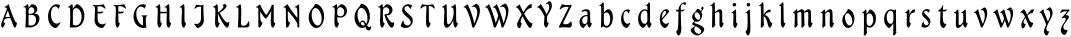
#> input picture design/font-sources/eq-display/eqfont_letters.png, 3212 x 111 px (shown at 1/3 size)
$ python build-eq-font.py --proof-dir ../design/font-sources/eq-display
#> lines starting #> are read from the running program, lines starting #| are printed output that depends on the picture; after the words box and inside, x2 and y2 are one past the last pixel; in counts of white or black regions, pixels touching at a corner belong together
"""Reconstruct the supplied lettering. Requires Pillow, numpy, vtracer, fonttools, brotli.

Usage: python scripts/build-eq-font.py --proof-dir <outside-checkout>
Source PNGs retain their original bytes. The separated letter strip supplies
all 52 letters; punctuation islands are explicitly assigned to their glyphs.
"""
from pathlib import Path
import argparse
import hashlib
import io
import itertools
import json
import xml.etree.ElementTree as ET

import numpy as np
from PIL import Image, ImageDraw, ImageFont
import vtracer
from fontTools.fontBuilder import FontBuilder
from fontTools.pens.cu2quPen import Cu2QuPen
from fontTools.pens.recordingPen import RecordingPen
from fontTools.pens.transformPen import TransformPen
from fontTools.pens.ttGlyphPen import TTGlyphPen
from fontTools.svgLib.path import parse_path
from fontTools.ttLib import TTFont
from fontTools.feaLib.builder import addOpenTypeFeaturesFromString

ROOT = Path(__file__).resolve().parents[1]
FAMILY = 'EQL Quest Display'
STEM = 'EqlQuestDisplay-Regular'
SOURCES = [
    ('eqfont_letters.png', 'ABCDEFGHIJKLMNOPQRSTUVWXYZabcdefghijklmnopqrstuvwxyz', 82),
    ('eqfont(2).png', '1234567890', 70),
    ('eqfont(3).png', '!@$%^&*()', 79),
    ('eqfont(4).png', '-=+_~', 80),
    ('eqfont(5).png', "[]{};':,.<>/?", 80),
]


# [21 lines left out: function components, not called in this run]


def letter_masks(alpha):
    """A blank column separates every letter, including the complete i/j dots."""
    masks = []
    for ink, columns in itertools.groupby(range(alpha.shape[1]), key=lambda x: bool((alpha[:,x]>128).any())):
        if ink:
            columns = list(columns)
            mask = np.zeros(alpha.shape, dtype=bool)
            mask[:,columns[0]:columns[-1]+1] = alpha[:,columns[0]:columns[-1]+1]>128
            masks.append(mask)
    assert len(masks) == 52
    return masks


# [11 lines left out: function group_masks, not called in this run]


def trace(alpha, mask, baseline):
    ys, xs = np.where(mask)
    x0, y0, x1, y1 = int(xs.min()), int(ys.min()), int(xs.max()+1), int(ys.max()+1)
    # Restore the antialiased edge around each assigned island.
    padded = np.pad(mask, 1)
    expanded = np.zeros_like(mask)
    for dy in range(3):
        for dx in range(3):
            expanded |= padded[dy:dy+mask.shape[0], dx:dx+mask.shape[1]]
    crop = np.where(expanded, alpha, 0)[max(0,y0-1):y1+1, max(0,x0-1):x1+1]
    cx, cy = max(0,x0-1), max(0,y0-1)
    ink = Image.fromarray(crop).resize((crop.shape[1]*4, crop.shape[0]*4), Image.Resampling.LANCZOS)
    raster = Image.fromarray(np.where(np.array(ink) > 127, 0, 255).astype('uint8'))
    raster = Image.fromarray(np.pad(np.array(raster), 8, constant_values=255))
    buffer = io.BytesIO()
    raster.save(buffer, format='PNG')
    svg = vtracer.convert_raw_image_to_svg(buffer.getvalue(), img_format='png', colormode='binary', mode='spline', filter_speckle=0, corner_threshold=60, length_threshold=4, splice_threshold=45, path_precision=3)
    pen = RecordingPen()
    # Source pixels map to 10 units; y points upwards in a font.
    transformed = TransformPen(pen, (2.5, 0, 0, -2.5, 35+(cx-x0)*10-20, (baseline-cy)*10+20))
    for path in ET.fromstring(svg).iter('{http://www.w3.org/2000/svg}path'):
        tx, ty = map(float, path.attrib['transform'].removeprefix('translate(').removesuffix(')').split(','))
        parse_path(path.attrib['d'], TransformPen(transformed, (1, 0, 0, 1, tx, ty)))
    return pen, (x1-x0)*10+70, [x0,y0,x1,y1]


# [11 lines left out: functions transformed, polygon, not called in this run]


def main():
    parser = argparse.ArgumentParser(description=__doc__)
    parser.add_argument('--source-dir', type=Path, default=ROOT/'design/font-sources/eq-display')
    parser.add_argument('--output-dir', type=Path, default=ROOT/'src/EqlTracker.App/Assets/Fonts')
    parser.add_argument('--proof-dir', required=True, type=Path)
    args = parser.parse_args()
    args.output_dir.mkdir(parents=True, exist_ok=True)
    args.proof_dir.mkdir(parents=True, exist_ok=True)
    outlines, widths, records = {}, {}, []
    for name, chars, baseline in SOURCES:
        path = args.source_dir/name
        alpha = np.array(Image.open(path).convert('RGBA'))[:, :, 3]
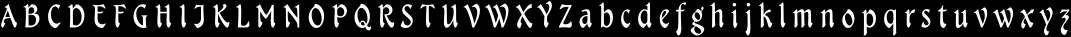
#> alpha: shape (111, 3212) (shown at 1/3 size); min 0, max 255, mean 39.3
        masks = letter_masks(alpha) if name == 'eqfont_letters.png' else group_masks(name, components(alpha))
#> the loop in letter_masks, `for ink, columns in itertools.groupby(range(alpha.shape[1]), key=lambd..` made 105 passes
#> ink on passes 1 to 12: False, True, False, True, False, True, False, True, False, True, False, True
#> after the loop in letter_masks, `for ink, columns in itertools.groupby(range(alpha.shape[1]), key=lambd..`:
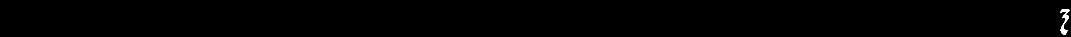
#> mask: shape (111, 3212) bool (shown at 1/3 size); 0.22% white; 1 white region, box (x1, y1, x2, y2) and area: (3180, 28, 3209, 105) 784
#> after the loop in letter_masks, `for ink, columns in itertools.groupby(range(alpha.shape[1]), key=lambd..`: masks = 52 items
#> masks = 52 items
        assert len(masks) == len(chars), (name, len(masks), len(chars))
        glyphs = []
        for char, mask in zip(chars, masks):
            glyph_baseline = 83 if name == 'eqfont_letters.png' and char.islower() else baseline
            outlines[char], widths[char], bounds = trace(alpha, mask, glyph_baseline)
            glyphs.append(dict(Character=char, Bounds=bounds, Baseline=glyph_baseline))
#> this loop made 1 pass
#> (char, glyph_baseline, x0 in trace, y0 in trace, x1 in trace, y1 in trace, cx in trace, cy in trace) on pass 1: ('A', 82, 3, 13, 51, 83, 2, 12)
#> pass 1, in trace, `padded = np.pad(mask, 1)`:
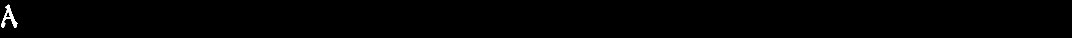
#> padded: shape (113, 3214) bool (shown at 1/3 size); 0.29% white; 1 white region, box (x1, y1, x2, y2) and area: (4, 14, 52, 84) 1043
#> pass 1, in trace, `crop = np.where(expanded, alpha, 0)[max(0,y0-1):y1+1, max(0,x0-1):x1+1]`:
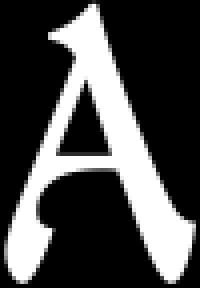
#> crop: shape (72, 50) (shown 4 times larger); min 0, max 255, mean 74.1
#> pass 1, in trace, `ink = Image.fromarray(crop).resize((crop.shape[1]*4, crop.shape[0]*4),..`:
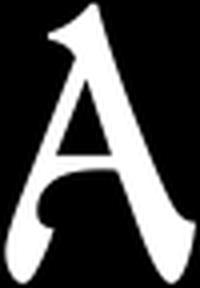
#> ink: PIL image 200x288 L; min 0, max 255, mean 74.1
#> pass 1, in trace, `raster = Image.fromarray(np.where(np.array(ink) > 127, 0, 255).astype(..`:
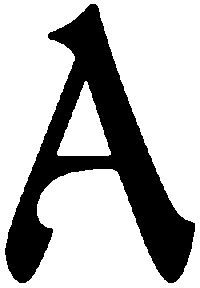
#> raster: PIL image 200x288 L; 71% white; 1 black region, box (x1, y1, x2, y2) and area: (5, 4, 195, 283) 16702
#> after the loop, glyphs = []; outlines = 0 items; widths = 0 items
        records.append(dict(File=name, Sha256=hashlib.sha256(path.read_bytes()).hexdigest(), Glyphs=glyphs))
    # Complete printable ASCII using only derivatives of the supplied strokes.
    outlines['"'] = RecordingPen()
    outlines["'"].replay(outlines['"'])
    transformed(outlines["'"], (1,0,0,1,150,0)).replay(outlines['"'])
    widths['"'] = widths["'"]+150
    outlines['\\'] = transformed(outlines['/'], (-1,0,0,1,widths['/'],0))
    widths['\\'] = widths['/']
    outlines['`'] = transformed(outlines["'"], (-1,0,0,1,widths["'"],100))
    widths['`'] = widths["'"]
    outlines['|'] = RecordingPen()
    polygon(outlines['|'], [(65,-220),(125,-220),(125,760),(65,760)])
    widths['|'] = 190
    outlines['#'] = RecordingPen()
    for points in [[(90,-10),(153,-10),(277,700),(214,700)],[(290,-10),(353,-10),(477,700),(414,700)],[(50,200),(510,200),(520,260),(60,260)],[(90,430),(550,430),(560,490),(100,490)]]:
        polygon(outlines['#'], points)
    widths['#'] = 610
    outlines[' '] = RecordingPen()
    widths[' '] = 300
    # Aliases/constructed punctuation keep ordinary app titles in one family.
    aliases = {'\u00a0':' ', '\u2010':'-', '\u2011':'-', '\u2018':"'", '\u2019':"'", '\u201c':'"', '\u201d':'"', '\u2212':'-'}
    for char, source in aliases.items():
        outlines[char], widths[char] = outlines[source], widths[source]
    for char, factor in [('\u2013',1.6),('\u2014',2.4)]:
        outlines[char] = transformed(outlines['-'], (factor,0,0,1,0,0))
        widths[char] = round(widths['-']*factor)
    outlines['\u2026'] = RecordingPen()
    for x in range(3):
        transformed(outlines['.'], (1,0,0,1,x*widths['.'],0)).replay(outlines['\u2026'])
    widths['\u2026'] = widths['.']*3
    missing = RecordingPen()
    polygon(missing, [(35,0),(35,700),(485,700),(485,0)])
    polygon(missing, [(95,60),(425,60),(425,640),(95,640)])
    names = {c:f'uni{ord(c):04X}' for c in outlines}
    glyphs = {}
    for char, outline in [('.notdef', missing), *outlines.items()]:
        pen = TTGlyphPen(None)
        outline.replay(Cu2QuPen(pen, max_err=1, reverse_direction=True))
        glyphs['.notdef' if char == '.notdef' else names[char]] = pen.glyph()
    fb = FontBuilder(1000, isTTF=True)
    fb.setupGlyphOrder(list(glyphs))
    fb.setupCharacterMap({ord(c):names[c] for c in outlines})
    fb.setupGlyf(glyphs)
    fb.setupHorizontalMetrics({name:(520 if name=='.notdef' else widths[next(c for c in outlines if names[c]==name)], min((p[0] for p in glyph.coordinates),default=0)) for name,glyph in glyphs.items()})
    fb.setupHorizontalHeader(ascent=840, descent=-260, lineGap=0)
    fb.setupNameTable(dict(familyName=FAMILY, styleName='Regular', uniqueFontIdentifier=f'{FAMILY};1.001', fullName=f'{FAMILY} Regular', psName=STEM, version='Version 1.001', copyright='Copyright 2026 EQL Catalyst contributors, to the extent of their rights.', licenseDescription='SIL Open Font License 1.1; contributor rights only. See the bundled provenance notice.', licenseInfoURL='https://openfontlicense.org', description='Reconstructed from user-supplied EverQuest lettering PNGs, using the separated strip for all letters. Five missing ASCII symbols are constructed; see the source manifest. Not an official game font.'))
    fb.setupOS2(version=4, sTypoAscender=840, sTypoDescender=-260, sTypoLineGap=0, usWinAscent=840, usWinDescent=260, sxHeight=550, sCapHeight=700, usWeightClass=400, fsType=0, fsSelection=0xC0)
    fb.setupPost()
    fb.setupMaxp()
    # Conservative spacing adjustments for common display pairs.
    pairs = {'AV':-50,'AW':-40,'AY':-40,'AT':-30,'FA':-25,'LT':-30,'PA':-25,'TA':-40,'To':-35,'Ta':-30,'Te':-25,'Tr':-20,'VA':-45,'Va':-30,'Vo':-30,'WA':-35,'Wa':-25,'Wo':-20,'YA':-40,'Yo':-35,'Ya':-35}
    rules = '\n'.join(f'pos {names[a]} {names[b]} {value};' for (a,b),value in pairs.items())
    addOpenTypeFeaturesFromString(fb.font, f'feature kern {{ {rules} }} kern;')
    # Fixed timestamps keep regeneration byte-for-byte reproducible.
    fb.font['head'].created = fb.font['head'].modified = 3875817600
    fb.font.recalcTimestamp = False
    ttf = args.output_dir/(STEM+'.ttf')
    fb.save(ttf)
    web = TTFont(ttf, recalcTimestamp=False)
    web.flavor = 'woff2'
    web.save(args.output_dir/(STEM+'.woff2'))
    loaded = TTFont(ttf, checkChecksums=2)
    assert all(c in loaded.getBestCmap() for c in range(32,127))
    proof = Image.new('RGB', (1500,1020), '#101922')
    draw = ImageDraw.Draw(proof)
    draw.text((40,28), FAMILY, font=ImageFont.truetype(str(ttf),56), fill='#E9B94F')
    lines = [('ABCDEFGHIJKLMNOPQRSTUVWXYZ',58),('abcdefghijklmnopqrstuvwxyz',58),('0123456789',58),('!@#$%^&*() -=+_~',48),("[]{};\"':,.<>/\\?|`",48),('EQL Catalyst / EverQuest',48),('Tracker   Combat Lab   Overview',36),('The quick brown fox jumps over the lazy dog.',28),('EQL Catalyst — Settings',20)]
    y=135
    for text,size in lines:
        draw.text((40,y),text,font=ImageFont.truetype(str(ttf),size),fill='#F5ECD6')
        y += 92
    proof.save(args.proof_dir/'font-specimen.png')
    manifest = dict(Family=FAMILY, Version='1.001', UnitsPerEm=1000, ReconstructedCharacters=''.join(c for _,cs,_ in SOURCES for c in cs), ConstructedAscii=['"','#','\\','`','|'], PrintableAscii=95, MappedCharacters=len(outlines), KerningPairs=pairs, Sources=records, Outputs={p.name:dict(Bytes=p.stat().st_size,Sha256=hashlib.sha256(p.read_bytes()).hexdigest()) for p in [ttf,args.output_dir/(STEM+'.woff2')]})
    (args.output_dir/'EqlQuestDisplay.manifest.json').write_text(json.dumps(manifest,indent=2)+'\n',encoding='utf-8')
    print(json.dumps({k:manifest[k] for k in ['Family','PrintableAscii','MappedCharacters','Outputs']}))


if __name__ == '__main__':
    main()
#> (the call stopped at in trace, `svg = vtracer.convert_raw_image_to_svg(buffer.getvalue(), img_format='..`: vtracer is not available in this run)
